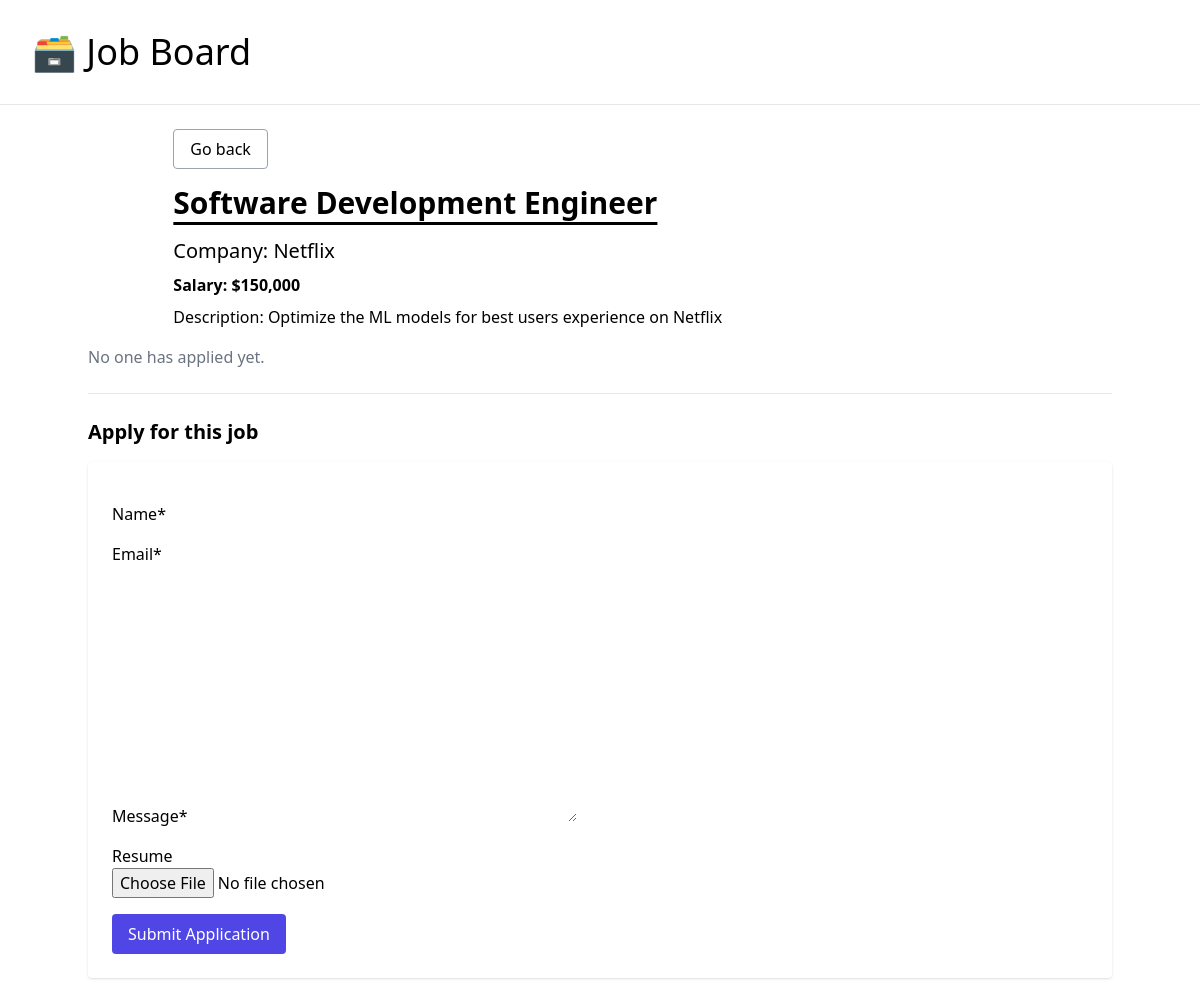
The app's page /job/3/ with its own data.
### job_board/models.py (models this page shows, shortened)
class JobPosting(models.Model):
    title = models.CharField(max_length=100)
    description = models.TextField()
    company = models.CharField(max_length=100)
    salary = models.IntegerField()
    is_active = models.BooleanField(default=False)

### job_board/views.py (the view)
# urls.py: path("job/<int:pk>/", views.job_detail, name="job-detail")
def job_detail(request, pk):
    posting = get_object_or_404(JobPosting, pk=pk, is_active=True)
    applications = posting.applications.all()
    if request.method == "POST":
        form = ApplicationForm(request.POST, request.FILES)
        if form.is_valid():
            app = form.save(commit=False)
            app.job = posting
            app.save()
            return redirect("job-detail", pk=pk)
    else:
        form = ApplicationForm()
    context = {
        "posting": posting,
        "form": form,
        "applications": applications
    }
    return render(request, "job_board/detail.html", context)

### job_board/forms.py
class ApplicationForm(forms.ModelForm):
    class Meta:
        model = Application
        fields = ['name', 'email', 'message', 'resume']
    def __init__(self, *args, **kwargs):
        super().__init__(*args, **kwargs)
        self.helper = FormHelper()
        self.helper.form_method = 'post'
        self.helper.attrs = {'enctype': 'multipart/form-data'}
        self.helper.add_input(Submit('submit', 'Submit Application', css_class='bg-indigo-600 text-white px-4 py-2 rounded hover:bg-indigo-500'))

### job_board/templates/job_board/detail.html (shortened to what this page needs)
{% extends 'job_board/_base.html' %}
{% load humanize %}
{% block content %}
<div class="w-10/12 mx-auto">
    <p class="pb-6"><a href="{% url 'home' %}" class="border border-gray-400 rounded px-4 py-2 hover:bg-gray-200">Go back</a></p>
    <h1 class="text-3xl font-semibold pb-4 underline underline-offset-8">{{posting.title}}</h1>
    <p class="pb-2 text-xl">Company: {{posting.company}}</p>
    <p class="pb-2 font-semibold">Salary: ${{posting.salary|intcomma}}</p>
    <p>Description: {{posting.description}}</p>
</div>
{% if applications %}
  <h2 class="text-xl font-bold mt-8 mb-4">Applications Received</h2>
  <ul class="space-y-2">
    {% for app in applications %}
      <li class="bg-gray-100 p-4 rounded shadow-sm">
        <p><strong>Name:</strong> {{ app.name }}</p>
        <p><strong>Email:</strong> {{ app.email }}</p>
        <p><strong>Resume:</strong>
          {% if app.resume %}
            <a href="{{ app.resume.url }}" class="text-blue-600 underline" target="_blank">Download</a>
          {% else %}
            No file
          {% endif %}
        </p>
        <p><strong>Message:</strong> {{ app.message }}</p>
      </li>
    {% endfor %}
  </ul>
{% else %}
  <p class="text-gray-500 mt-4">No one has applied yet.</p>
{% endif %}
{% load crispy_forms_tags %}
<hr class="my-6">
<h2 class="text-xl font-semibold mb-4">Apply for this job</h2>
<form method="POST" enctype="multipart/form-data" class="space-y-4 bg-white p-6 rounded shadow">
  {% crispy form %}
</form>
{% endblock content %}

### records on screen
JobPosting: title "Software Development Engineer", company "Netflix", salary "150,000", description "Optimize the ML models for best users experience on Netflix"
